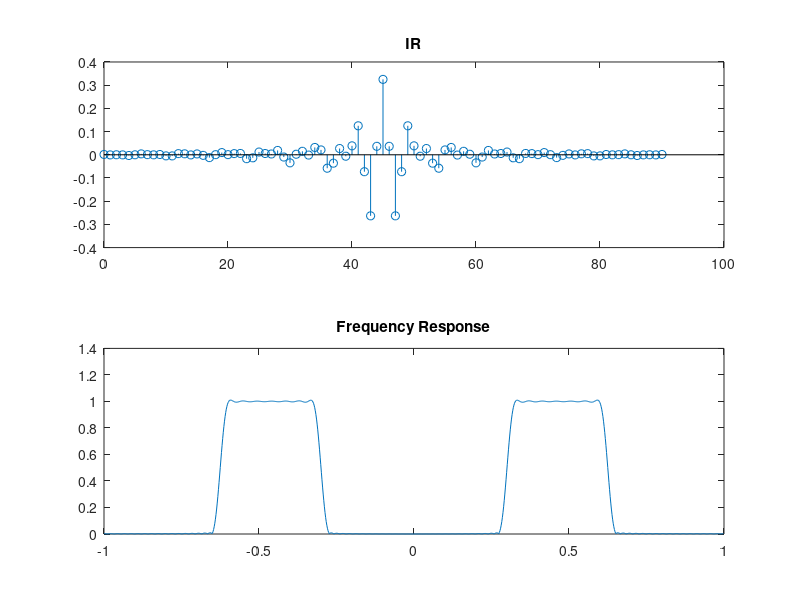

Write the MATLAB code that produced this figure.
%% LPF TO BPF KEISER

clc; clear all; clear all;

ws1=0.25*pi;wp1=0.35*pi;
wp2=0.6*pi;ws2=0.65*pi;
ds1=.01; ds2=.01; dp=.05;

del=min([ds1,ds2,dp]);A=-20*log10(del);
dw=min(wp1-ws1,ws2-wp2);

if A>=50
B=0.1102*(A-8.7);
elseif A>=21 && A<=50
B=0.5842*(A-21)^0.4 + 0.07886*(A-21);
else B=0;
end

M=ceil(1+(A-8)/(2.285*dw));
n=0:M-1;a=(M-1)/2;
wc1=(ws1+wp1)/2 ; wc2=(ws2+wp2)/2;
hd= sinc(wc2*(n-a)/pi)*wc2/pi -sinc(wc1*(n-a)/pi)*wc1/pi ;

h= hd .* kaiser(M,B)' ;
N=1024;w=[0:N-1]*2/N - 1;
figure(1);

figure(1);subplot(211);stem(n,h);title('IR');
subplot(212);plot(w,abs(fftshift(fft(h,N))));title('Frequency Response');
